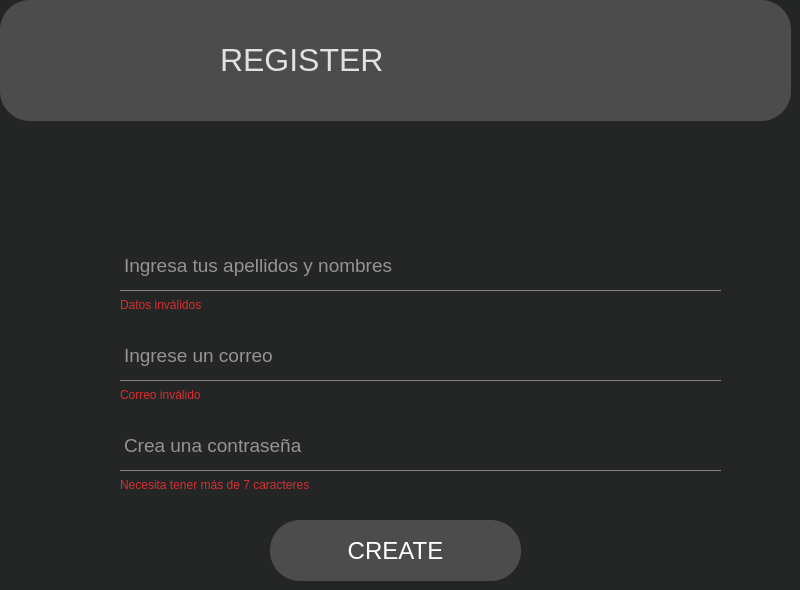
      <widget class="QWidget" name="pag04Login">
       <property name="styleSheet">
        <string notr="true">border-radius: 30px; /* Ajusta el valor para el radio de los bordes */
background-color:#242525;</string>
       </property>
       <widget class="QWidget" name="widget_4" native="true">
        <property name="geometry">
         <rect>
          <x>0</x>
          <y>0</y>
          <width>791</width>
          <height>121</height>
         </rect>
        </property>
        <property name="styleSheet">
         <string notr="true">border-radius: 30px; /* Ajusta el valor para el radio de los bordes */
background-color:#4c4c4c;</string>
        </property>
        <widget class="QLabel" name="label_9">
         <property name="geometry">
          <rect>
           <x>220</x>
           <y>30</y>
           <width>341</width>
           <height>61</height>
          </rect>
         </property>
         <property name="font">
          <font>
           <pointsize>24</pointsize>
          </font>
         </property>
         <property name="styleSheet">
          <string notr="true">QLabel {
    color: white; /* Cambia #3498db por el color que prefieras */
}</string>
         </property>
         <property name="text">
          <string>&lt;html&gt;&lt;head/&gt;&lt;body&gt;&lt;p&gt;&lt;span style=&quot; color:#e1e1e1;&quot;&gt;REGISTER&lt;/span&gt;&lt;/p&gt;&lt;/body&gt;&lt;/html&gt;</string>
         </property>
        </widget>
        <widget class="QLabel" name="profileIcon10">
         <property name="geometry">
          <rect>
           <x>70</x>
           <y>0</y>
           <width>121</width>
           <height>121</height>
          </rect>
         </property>
         <property name="styleSheet">
          <string notr="true">QLabel {
    background-position: center;
    background-repeat: no-repeat;
    background-size: contain; /* Ajusta la imagen al QLabel */
}</string>
         </property>
         <property name="text">
          <string/>
         </property>
         <property name="pixmap">
          <pixmap>Hologramas/icon/profile.png</pixmap>
         </property>
         <property name="scaledContents">
          <bool>true</bool>
         </property>
        </widget>
        <widget class="QPushButton" name="pushButton_5">
         <property name="geometry">
          <rect>
           <x>20</x>
           <y>40</y>
           <width>61</width>
           <height>41</height>
          </rect>
         </property>
         <property name="styleSheet">
          <string notr="true">QPushButton {
    background-image: url(&quot;C:/6TO_SEMESTRE/Hologramas/icon/atrasflechav.png&quot;); /* Ruta de la imagen */
    background-position: center;    /* Centrar la imagen */
    background-repeat: no-repeat;   /* Evitar que se repita la imagen */
    background-size: contain;    /* Cambiar el tamaño de la imagen (ajusta según sea necesario) */
    border: none;                   /* Elimina el borde del botón */
}
QPushButton:hover {
    background-color: rgba(255, 255, 255, 0.1); 
    color: white;                              
}</string>
         </property>
         <property name="text">
          <string/>
         </property>
        </widget>
       </widget>
       <widget class="QTextEdit" name="textEdit_11">
        <property name="geometry">
         <rect>
          <x>120</x>
          <y>250</y>
          <width>601</width>
          <height>41</height>
         </rect>
        </property>
        <property name="styleSheet">
         <string notr="true">QTextEdit {
    border-top:none;
    border-left: none;
    border-right: none;
    border-bottom: 1px solid gray; /* Solo el borde inferior es gris */

}</string>
        </property>
        <property name="html">
         <string>&lt;!DOCTYPE HTML PUBLIC &quot;-//W3C//DTD HTML 4.0//EN&quot; &quot;http://www.w3.org/TR/REC-html40/strict.dtd&quot;&gt;
&lt;html&gt;&lt;head&gt;&lt;meta name=&quot;qrichtext&quot; content=&quot;1&quot; /&gt;&lt;style type=&quot;text/css&quot;&gt;
p, li { white-space: pre-wrap; }
&lt;/style&gt;&lt;/head&gt;&lt;body style=&quot; font-family:'MS Shell Dlg 2'; font-size:7.8pt; font-weight:400; font-style:normal;&quot;&gt;
&lt;p style=&quot; margin-top:0px; margin-bottom:0px; margin-left:0px; margin-right:0px; -qt-block-indent:0; text-indent:0px;&quot;&gt;&lt;span style=&quot; font-size:14pt; color:#949494;&quot;&gt;Ingresa tus apellidos y nombres&lt;/span&gt;&lt;/p&gt;&lt;/body&gt;&lt;/html&gt;</string>
        </property>
       </widget>
       <widget class="QTextEdit" name="textEdit_12">
        <property name="geometry">
         <rect>
          <x>120</x>
          <y>340</y>
          <width>601</width>
          <height>41</height>
         </rect>
        </property>
        <property name="styleSheet">
         <string notr="true">QTextEdit {
    border-top:none;
    border-left: none;
    border-right: none;
    border-bottom: 1px solid gray; /* Solo el borde inferior es gris */

}</string>
        </property>
        <property name="html">
         <string>&lt;!DOCTYPE HTML PUBLIC &quot;-//W3C//DTD HTML 4.0//EN&quot; &quot;http://www.w3.org/TR/REC-html40/strict.dtd&quot;&gt;
&lt;html&gt;&lt;head&gt;&lt;meta name=&quot;qrichtext&quot; content=&quot;1&quot; /&gt;&lt;style type=&quot;text/css&quot;&gt;
p, li { white-space: pre-wrap; }
&lt;/style&gt;&lt;/head&gt;&lt;body style=&quot; font-family:'MS Shell Dlg 2'; font-size:7.8pt; font-weight:400; font-style:normal;&quot;&gt;
&lt;p style=&quot; margin-top:0px; margin-bottom:0px; margin-left:0px; margin-right:0px; -qt-block-indent:0; text-indent:0px;&quot;&gt;&lt;span style=&quot; font-size:14pt; color:#949494;&quot;&gt;Ingrese un correo&lt;/span&gt;&lt;/p&gt;&lt;/body&gt;&lt;/html&gt;</string>
        </property>
       </widget>
       <widget class="QTextEdit" name="textEdit_13">
        <property name="geometry">
         <rect>
          <x>120</x>
          <y>430</y>
          <width>601</width>
          <height>41</height>
         </rect>
        </property>
        <property name="styleSheet">
         <string notr="true">QTextEdit {
    border-top:none;
    border-left: none;
    border-right: none;
    border-bottom: 1px solid gray; /* Solo el borde inferior es gris */

}</string>
        </property>
        <property name="html">
         <string>&lt;!DOCTYPE HTML PUBLIC &quot;-//W3C//DTD HTML 4.0//EN&quot; &quot;http://www.w3.org/TR/REC-html40/strict.dtd&quot;&gt;
&lt;html&gt;&lt;head&gt;&lt;meta name=&quot;qrichtext&quot; content=&quot;1&quot; /&gt;&lt;style type=&quot;text/css&quot;&gt;
p, li { white-space: pre-wrap; }
&lt;/style&gt;&lt;/head&gt;&lt;body style=&quot; font-family:'MS Shell Dlg 2'; font-size:7.8pt; font-weight:400; font-style:normal;&quot;&gt;
&lt;p style=&quot; margin-top:0px; margin-bottom:0px; margin-left:0px; margin-right:0px; -qt-block-indent:0; text-indent:0px;&quot;&gt;&lt;span style=&quot; font-size:14pt; color:#949494;&quot;&gt;Crea una contraseña&lt;/span&gt;&lt;/p&gt;&lt;/body&gt;&lt;/html&gt;</string>
        </property>
       </widget>
       <widget class="QPushButton" name="botonCreateAccount">
        <property name="geometry">
         <rect>
          <x>270</x>
          <y>520</y>
          <width>251</width>
          <height>61</height>
         </rect>
        </property>
        <property name="font">
         <font>
          <pointsize>18</pointsize>
         </font>
        </property>
        <property name="toolTip">
         <string>&lt;html&gt;&lt;head/&gt;&lt;body&gt;&lt;p&gt;&lt;span style=&quot; font-size:18pt;&quot;&gt;LOGIN&lt;/span&gt;&lt;/p&gt;&lt;/body&gt;&lt;/html&gt;</string>
        </property>
        <property name="styleSheet">
         <string notr="true">QPushButton{
border-radius: 30px; /* Ajusta el valor para el radio de los bordes */
background-color:#4c4c4c;
color: white;
}

QPushButton:hover {
    background-color: rgba(255, 255, 255, 0.1); 
    color: white;                              
}</string>
        </property>
        <property name="text">
         <string>CREATE</string>
        </property>
       </widget>
       <widget class="QLabel" name="profileIcon11">
        <property name="geometry">
         <rect>
          <x>80</x>
          <y>430</y>
          <width>31</width>
          <height>31</height>
         </rect>
        </property>
        <property name="styleSheet">
         <string notr="true">QLabel {
    background-position: center;
    background-repeat: no-repeat;
    background-size: contain; /* Ajusta la imagen al QLabel */
}</string>
        </property>
        <property name="text">
         <string/>
        </property>
        <property name="pixmap">
         <pixmap>Hologramas/icon/candado.png</pixmap>
        </property>
        <property name="scaledContents">
         <bool>true</bool>
        </property>
       </widget>
       <widget class="QLabel" name="profileIcon12">
        <property name="geometry">
         <rect>
          <x>80</x>
          <y>340</y>
          <width>31</width>
          <height>31</height>
         </rect>
        </property>
        <property name="styleSheet">
         <string notr="true">QLabel {
    background-position: center;
    background-repeat: no-repeat;
    background-size: contain; /* Ajusta la imagen al QLabel */
}</string>
        </property>
        <property name="text">
         <string/>
        </property>
        <property name="pixmap">
         <pixmap>Hologramas/icon/email.png</pixmap>
        </property>
        <property name="scaledContents">
         <bool>true</bool>
        </property>
       </widget>
       <widget class="QLabel" name="profileIcon13">
        <property name="geometry">
         <rect>
          <x>80</x>
          <y>250</y>
          <width>31</width>
          <height>31</height>
         </rect>
        </property>
        <property name="styleSheet">
         <string notr="true">QLabel {
    background-position: center;
    background-repeat: no-repeat;
    background-size: contain; /* Ajusta la imagen al QLabel */
}</string>
        </property>
        <property name="text">
         <string/>
        </property>
        <property name="pixmap">
         <pixmap>Hologramas/icon/usericon2.png</pixmap>
        </property>
        <property name="scaledContents">
         <bool>true</bool>
        </property>
       </widget>
       <widget class="QLabel" name="label_10">
        <property name="geometry">
         <rect>
          <x>120</x>
          <y>290</y>
          <width>351</width>
          <height>31</height>
         </rect>
        </property>
        <property name="font">
         <font>
          <pointsize>24</pointsize>
         </font>
        </property>
        <property name="styleSheet">
         <string notr="true">QLabel {
    color: white; /* Cambia #3498db por el color que prefieras */
    background:none;
}</string>
        </property>
        <property name="text">
         <string>&lt;html&gt;&lt;head/&gt;&lt;body&gt;&lt;p&gt;&lt;span style=&quot; font-size:9pt; color:#d52f32;&quot;&gt;Datos inválidos&lt;/span&gt;&lt;/p&gt;&lt;/body&gt;&lt;/html&gt;</string>
        </property>
       </widget>
       <widget class="QLabel" name="label_11">
        <property name="geometry">
         <rect>
          <x>120</x>
          <y>380</y>
          <width>351</width>
          <height>31</height>
         </rect>
        </property>
        <property name="font">
         <font>
          <pointsize>24</pointsize>
         </font>
        </property>
        <property name="styleSheet">
         <string notr="true">QLabel {
    color: white; /* Cambia #3498db por el color que prefieras */
    background:none;
}</string>
        </property>
        <property name="text">
         <string>&lt;html&gt;&lt;head/&gt;&lt;body&gt;&lt;p&gt;&lt;span style=&quot; font-size:9pt; color:#d52f32;&quot;&gt;Correo inválido&lt;/span&gt;&lt;/p&gt;&lt;/body&gt;&lt;/html&gt;</string>
        </property>
       </widget>
       <widget class="QLabel" name="label_12">
        <property name="geometry">
         <rect>
          <x>120</x>
          <y>470</y>
          <width>351</width>
          <height>31</height>
         </rect>
        </property>
        <property name="font">
         <font>
          <pointsize>24</pointsize>
         </font>
        </property>
        <property name="styleSheet">
         <string notr="true">QLabel {
    color: white; /* Cambia #3498db por el color que prefieras */
    background:none;
}</string>
        </property>
        <property name="text">
         <string>&lt;html&gt;&lt;head/&gt;&lt;body&gt;&lt;p&gt;&lt;span style=&quot; font-size:9pt; color:#d52f32;&quot;&gt;Necesita tener más de 7 caracteres&lt;/span&gt;&lt;/p&gt;&lt;/body&gt;&lt;/html&gt;</string>
        </property>
       </widget>
      </widget>
